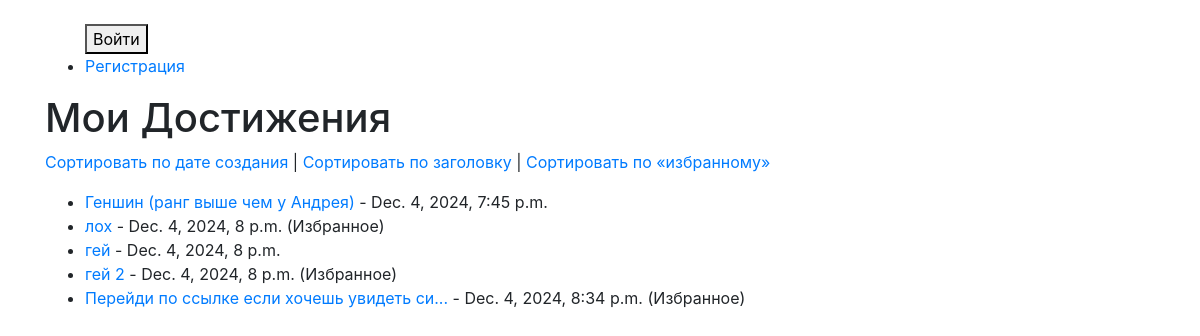
Page /achievements/ on the earlier database version.
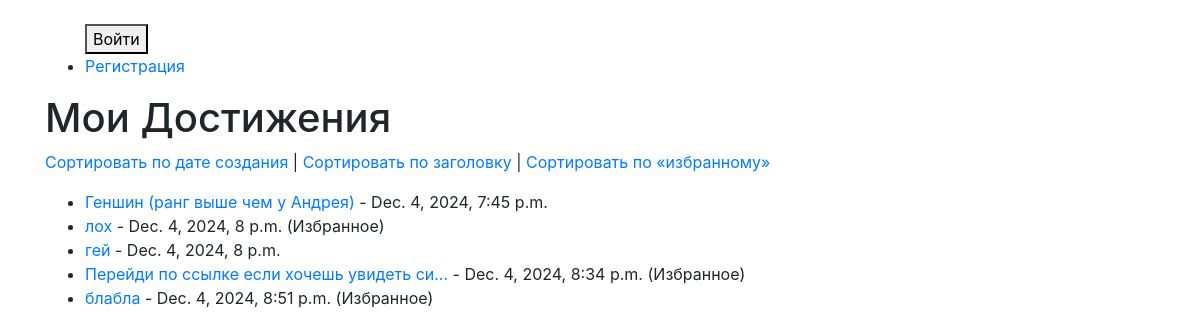
Same page on the later database version.
### app/models.py (models this page shows, shortened)
class Advantage(models.Model):
    objects = None
    id = models.AutoField(primary_key=True)  # Явно добавляем поле id
    title = models.CharField(max_length=200)
    created_at = models.DateTimeField(auto_now_add=True)  # Дата создания
    is_favorite = models.BooleanField(default=False)  # Поле для "избранного"
    description = models.TextField()
    likes_count = models.IntegerField(default=0)  # Количество лайков
    dislikes_count = models.IntegerField(default=0)

### app/views.py (the view)
# urls.py: path('achievements/', achievements, name='achievements'),
def achievements(request):
    sort_by = request.GET.get('sort', 'created_at')  # По умолчанию сортировка по дате создания
    advantages = Advantage.objects.all().order_by(sort_by)
    return render(request, 'achievements.html', {'advantages': advantages})

### app/templates/achievements.html (shortened to what this page needs)
<!DOCTYPE html>
<html lang="ru">
<head>
{% extends 'app/base.html' %}
    {% block content %}
<h1>Мои Достижения</h1>
<p>
    <a href="?sort=created_at">Сортировать по дате создания</a> |
    <a href="?sort=title">Сортировать по заголовку</a> |
    <a href="?sort=is_favorite">Сортировать по «избранному»</a>
</p>
<ul>
    {% for advantage in advantages %}
    <li>
        <a href="{% url 'achievement' advantage.id %}">{{ advantage.title }}</a> - {{ advantage.created_at }} {% if advantage.is_favorite %} (Избранное) {% endif %}
    </li>
    {% endfor %}
</ul>
{% endblock %}

### app/templates/app/base.html (shortened to what this page needs)
<!DOCTYPE html>
<html lang="en">
<head>
    <link href="https://stackpath.bootstrapcdn.com/bootstrap/4.5.2/css/bootstrap.min.css" rel="stylesheet">
</head>
<body>
<div class="container mt-4">
    <nav>
        <ul>
            {% if user.is_authenticated %}
            <p>Привет, {{ user.username }}!</p>
            <form action="{% url 'logout' %}" method="post" style="display:inline;">
                {% csrf_token %}
                <button type="submit">Выйти</button>
            </form>
            {% else %}
            <form action="{% url 'login' %}" method="post" style="display:inline;">
                <button type="submit">Войти</button>
            </form>
            {% endif %}
            <li><a href="{% url 'register' %}">Регистрация</a></li>
        </ul>
    </nav>
    {% block content %}
    {% endblock %}
</div>
</body>
</html>

Differences in the rows shown:
removed Advantage: title "гей 2", created_at "Dec. 4, 2024, 8 p.m.", is_favorite "(Избранное)"
added Advantage: title "блабла", created_at "Dec. 4, 2024, 8:51 p.m.", is_favorite "(Избранное)"
